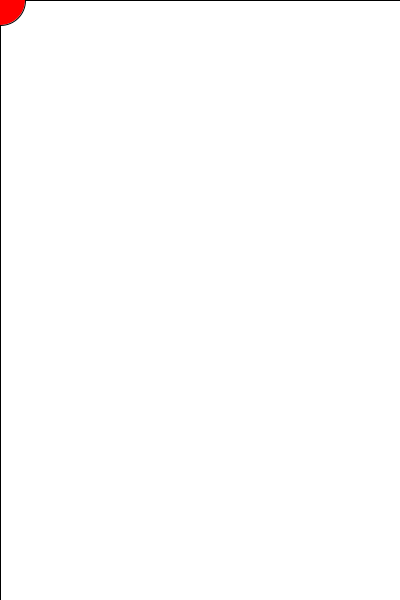
Frame 1 (no input)
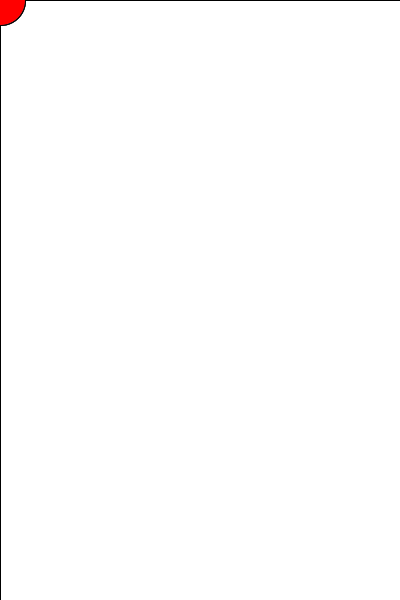
Frame 60 (the mouse pressed at the canvas centre just before this capture)
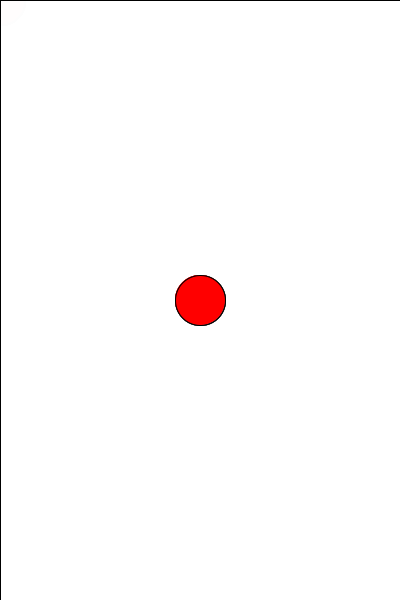
Frame 120 (the mouse held since frame 60 and released just before this capture)

The Processing sketch that drew these frames (run headless with seeded random() and noise(); from frame 60 on, the mouse is pressed at the canvas centre):

// Processing sketch: processing_48411
// ── processing_48411.pde

void setup()
{
  size(400,600);
  background(255,255,255);
  smooth();
}

void draw()
{
  fill(255,255,255,50);
  rect(0,0,width,height);
  
  fill(255,0,0);
  ellipse(mouseX,mouseY,50,50);
}

void mousePressed()
{
  fill(random(255),random(255),random(255));
  
} 
void keyPressed()
{
  save("snapshot.png");
  background(255,255,255);
}

  
